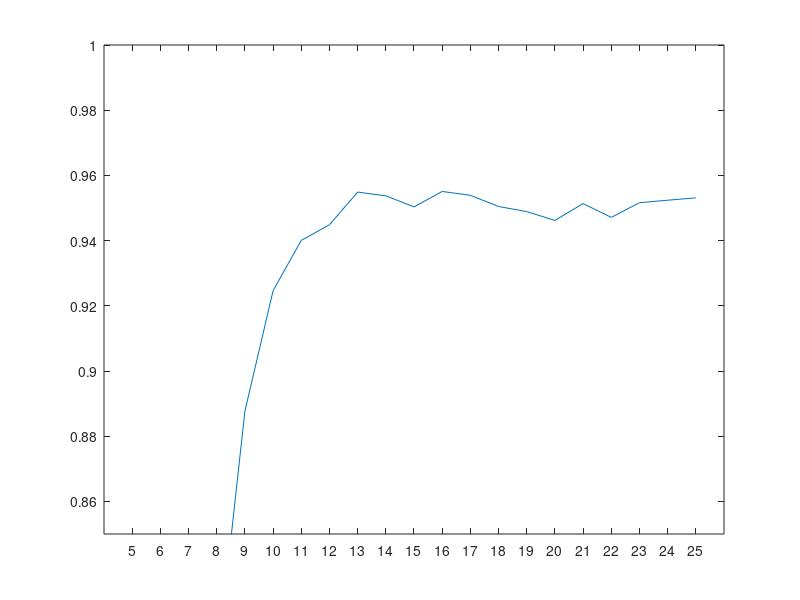

Write the MATLAB code that produced this figure.
clear all;

hc=5:1:25

tp=[0.999828862508017,0.999489678690351,0.997938228358129,0.994972713356854,0.989421925878856,0.985232713626715,0.977525787225438,0.971983345544594,0.969998721362858,0.968513220365877,0.965328530798521,0.961820606887717,0.959892410962438,0.956973400011422,0.953215958602668,0.950193424387826,0.956138155355377,0.953922832336011,0.954112126189660,0.954386308783264,0.954213822125195];
fp=[0.521097969786454,0.426011755422940,0.321050177419760,0.186037082132544,0.101727891647396,0.0605921350751072,0.0374527909740758,0.0271328148975208,0.0151170696133931,0.0147771757396370,0.0149905500845903,0.00674533309827427,0.00599661163999399,0.00650709859455990,0.00432026745184640,0.00399973147767265,0.00478080639690547,0.00680599414345545,0.00248161764705882,0.00199637372431490,0.00109890109890110];


error=tp-fp;
plot(hc,error);
set(gca,'xtick',[5:1:25]);
axis([4,26,0.85,1]);
